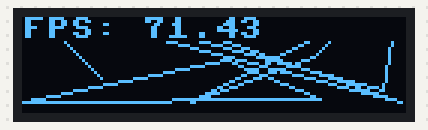
This program was run on a simulated Raspberry Pi Pico running MicroPython. Parts: 128×32 one-colour display. Random numbers come from a fixed seed; library files of the repository ran but are not shown: ssd1306.py.

Above: at 0.1 s.
At 5.03 s:
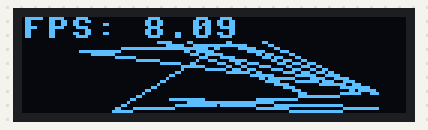
At 9.96 s:
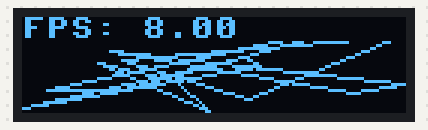
At 19.95 s:
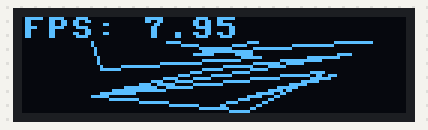
At 29.94 s:
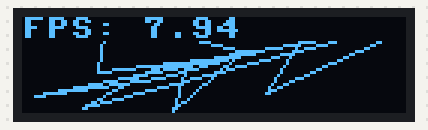
At 39.92 s:
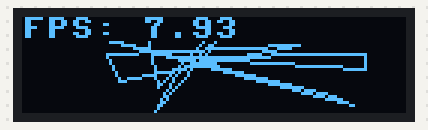

The program:

ssd1306_random_triangles_fps.py
```python
from machine import Pin, I2C
import ssd1306
import utime
import random

# Initialize I2C
i2c = I2C(0, scl=Pin(21), sda=Pin(20))

# Initialize OLED display
oled_width = 128
oled_height = 32
oled = ssd1306.SSD1306_I2C(oled_width, oled_height, i2c)

def draw_triangle(oled, x0, y0, x1, y1, x2, y2):
    oled.line(x0, y0, x1, y1, 1)
    oled.line(x1, y1, x2, y2, 1)
    oled.line(x2, y2, x0, y0, 1)

def draw_random_triangles(oled):
    oled.fill(0)
    for _ in range(5):  # Number of triangles to draw
        x0 = random.randint(0, oled_width - 1)
        y0 = random.randint(0, oled_height - 1)
        x1 = random.randint(0, oled_width - 1)
        y1 = random.randint(0, oled_height - 1)
        x2 = random.randint(0, oled_width - 1)
        y2 = random.randint(0, oled_height - 1)
        draw_triangle(oled, x0, y0, x1, y1, x2, y2)

    oled.show()

def main():
    frame_count = 0
    start_time = utime.ticks_ms()

    while True:
        draw_random_triangles(oled)
        frame_count += 1

        # Calculate FPS
        elapsed_time = utime.ticks_diff(utime.ticks_ms(), start_time) / 1000
        if elapsed_time > 0:
            fps = frame_count / elapsed_time
        else:
            fps = 0

        # Display FPS
        oled.fill_rect(0, 0, oled_width, 8, 0)  # Clear the top line
        oled.text("FPS: {:.2f}".format(fps), 0, 0)
        oled.show()

        # Delay to control frame rate
        utime.sleep(0.1)

main()
```
